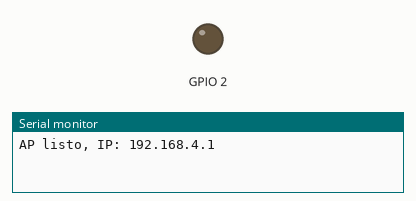
Bench run of a sketch on a simulated ESP32. Shown: output pins drawn as LEDs (lit = HIGH), the last lines printed to the serial monitor. WiFi joins after 1.5 s; servers stay silent unless stated; random numbers use the default seed unless the sketch sets one.

Above: at 0.2 s.
At 39.8 s:
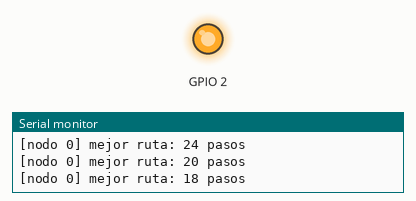
Timing chart, 0 to 40.4 s (numbered marks = the images above):
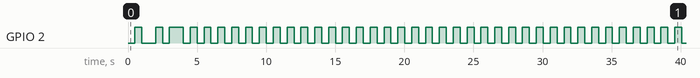

Measured:
- by itself, GPIO 2: moves between LOW and HIGH, repeating every 31.1 s
- by itself, everything shown: repeats every 31.1 s, in 62 steps

The sketch:

aco_swarm.ino
```cpp
#include <WiFi.h>
#include <WiFiUdp.h>

#define NODE_ID 0

const char*    WIFI_SSID = "ACO_SWARM";
const char*    WIFI_PASS = "aco12345";
const uint16_t PORT      = 4210;
const IPAddress BCAST(192, 168, 4, 255);

const int R = 10, C = 10, N = R * C;
const char* MAZE[R] = {
  "S.........",
  "..#...#.#.",
  "#.#.....#.",
  "#.........",
  "...#..#...",
  "..#..#....",
  "...#.#....",
  ".##.....#.",
  ".....#..#.",
  ".........G"
};
const int DR[4] = {-1, 0, 1, 0};
const int DC[4] = {0, 1, 0, -1};
int START = 0, GOAL = 0;

const float ALPHA = 1.0, BETA = 1.0, RHO = 0.10, Q = 10.0;
const int   ANTS = 10;
const unsigned long PERIOD_MS = 500;

float tau[N][4];
int   bestPath[N + 1], bestLen = 9999;
unsigned long iterN = 0, lastT = 0;
WiFiUDP udp;

int neighbor(int i, int d) {
  int r = i / C + DR[d], c = i % C + DC[d];
  if (r < 0 || r >= R || c < 0 || c >= C || MAZE[r][c] == '#') return -1;
  return r * C + c;
}

int runAnt(int* path) {
  bool vis[N] = {false};
  int cur = START, n = 0;
  path[n++] = cur; vis[cur] = true;
  int gr = GOAL / C, gc = GOAL % C;
  while (cur != GOAL) {
    int nb[4]; float w[4]; int k = 0; float sum = 0;
    for (int d = 0; d < 4; d++) {
      int x = neighbor(cur, d);
      if (x < 0 || vis[x]) continue;
      float eta = 1.0f / (1 + abs(x / C - gr) + abs(x % C - gc));
      nb[k] = x; w[k] = powf(tau[cur][d], ALPHA) * powf(eta, BETA);
      sum += w[k]; k++;
    }
    if (k == 0) return -1;
    float r = (random(0, 10000) / 10000.0f) * sum, acc = 0; int pick = k - 1;
    for (int i = 0; i < k; i++) { acc += w[i]; if (r <= acc) { pick = i; break; } }
    cur = nb[pick]; path[n++] = cur; vis[cur] = true;
  }
  return n - 1;
}

void deposit(const int* path, int len, float amt) {
  for (int i = 0; i < len; i++) {
    int a = path[i], b = path[i + 1];
    for (int d = 0; d < 4; d++) if (neighbor(a, d) == b) {
      tau[a][d] = min(50.0f, tau[a][d] + amt);
      tau[b][(d + 2) % 4] = min(50.0f, tau[b][(d + 2) % 4] + amt);
      break;
    }
  }
}

void evaporate() {
  for (int i = 0; i < N; i++) for (int d = 0; d < 4; d++)
    tau[i][d] = max(0.05f, tau[i][d] * (1 - RHO));
}

void netBegin() {
#if NODE_ID == 0
  WiFi.mode(WIFI_AP);
  WiFi.softAP(WIFI_SSID, WIFI_PASS);
  Serial.print("AP listo, IP: "); Serial.println(WiFi.softAPIP());
#else
  WiFi.mode(WIFI_STA);
  WiFi.begin(WIFI_SSID, WIFI_PASS);
  Serial.print("Conectando al AP");
  while (WiFi.status() != WL_CONNECTED) { delay(300); Serial.print('.'); }
  Serial.print("\nIP: "); Serial.println(WiFi.localIP());
#endif
  udp.begin(PORT);
}

void netTx(const int* path, int len) {
  char buf[600];
  int n = snprintf(buf, sizeof(buf), "P;%d;%lu;%d;", NODE_ID, iterN, len);
  for (int i = 0; i <= len && n < (int)sizeof(buf) - 6; i++)
    n += (i == 0) ? snprintf(buf + n, sizeof(buf) - n, "%d", path[i])
                  : snprintf(buf + n, sizeof(buf) - n, ",%d", path[i]);
  udp.beginPacket(BCAST, PORT);
  udp.write((const uint8_t*)buf, n);
  udp.endPacket();
}

void netRx() {
  while (udp.parsePacket() > 0) {
    char buf[600];
    int n = udp.read(buf, sizeof(buf) - 1);
    if (n <= 0) continue;
    buf[n] = 0;
    if (buf[0] != 'P') continue;
    char *f[5], *sv1, *sv2; int k = 0;
    for (char* t = strtok_r(buf, ";", &sv1); t && k < 5; t = strtok_r(NULL, ";", &sv1)) f[k++] = t;
    if (k < 5) continue;
    int id = atoi(f[1]), len = atoi(f[3]);
    if (id == NODE_ID || len <= 0 || len >= N) continue;
    int path[N + 1], m = 0;
    for (char* t = strtok_r(f[4], ",", &sv2); t && m <= N; t = strtok_r(NULL, ",", &sv2)) {
      int v = atoi(t); if (v < 0 || v >= N) { m = -1; break; } path[m++] = v;
    }
    if (m == len + 1) deposit(path, len, Q / len);
  }
}

void onBestPath(const int* path, int len) {
  Serial.printf("[nodo %d] mejor ruta: %d pasos\n", NODE_ID, len);
}

void setup() {
  Serial.begin(115200);
  pinMode(2, OUTPUT);
  randomSeed(esp_random());
  for (int i = 0; i < R * C; i++) {
    if (MAZE[i / C][i % C] == 'S') START = i;
    if (MAZE[i / C][i % C] == 'G') GOAL = i;
    for (int d = 0; d < 4; d++) tau[i][d] = 1.0f;
  }
  netBegin();
}

void loop() {
#if NODE_ID != 0
  if (WiFi.status() != WL_CONNECTED) WiFi.reconnect();
#endif
  netRx();
  if (millis() - lastT < PERIOD_MS) return;
  lastT = millis();

  int iterBest[N + 1], iterLen = -1, tmp[N + 1];
  for (int a = 0; a < ANTS; a++) {
    int len = runAnt(tmp);
    if (len > 0 && (iterLen < 0 || len < iterLen)) { iterLen = len; memcpy(iterBest, tmp, sizeof(int) * (len + 1)); }
  }
  evaporate();
  if (iterLen > 0) {
    deposit(iterBest, iterLen, Q / iterLen);
    netTx(iterBest, iterLen);
    digitalWrite(2, !digitalRead(2));
    if (iterLen < bestLen) { bestLen = iterLen; memcpy(bestPath, iterBest, sizeof(int) * (iterLen + 1)); onBestPath(bestPath, bestLen); }
  }
  iterN++;
}
```
